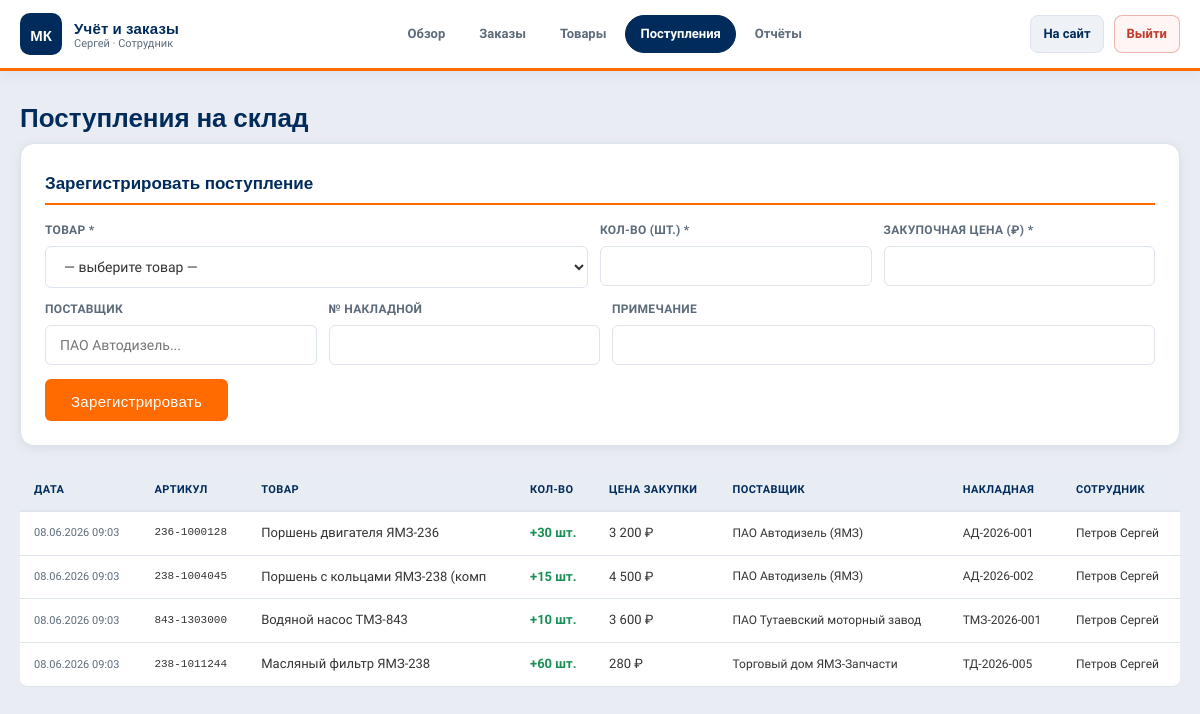
/admin/arrivals.php (signed in), run on the app's committed database.
### tables this page shows
CREATE TABLE `stock_arrivals` (
  `id`             INT UNSIGNED NOT NULL AUTO_INCREMENT,
  `product_id`     INT UNSIGNED NOT NULL,
  `employee_id`    INT UNSIGNED NOT NULL,
  `qty`            INT UNSIGNED NOT NULL,
  `price_per_unit` DECIMAL(10,2) NOT NULL,
  `supplier`       VARCHAR(150) DEFAULT NULL,
  `invoice_num`    VARCHAR(50)  DEFAULT NULL,
  `arrived_at`     DATETIME NOT NULL DEFAULT CURRENT_TIMESTAMP,
  `note`           VARCHAR(300) DEFAULT NULL,
  PRIMARY KEY (`id`),
  KEY `fk_arr_product`  (`product_id`),
  KEY `fk_arr_employee` (`employee_id`),
  CONSTRAINT `fk_arr_product`  FOREIGN KEY (`product_id`)  REFERENCES `products`(`id`) ON UPDATE CASCADE,
  CONSTRAINT `fk_arr_employee` FOREIGN KEY (`employee_id`) REFERENCES `users`(`id`)    ON UPDATE CASCADE
);

CREATE TABLE `products` (
  `id`          INT UNSIGNED NOT NULL AUTO_INCREMENT,
  `article`     VARCHAR(30)   NOT NULL,
  `name`        VARCHAR(200)  NOT NULL,
  `category_id` SMALLINT UNSIGNED NOT NULL,
  `description` TEXT DEFAULT NULL,
  `price`       DECIMAL(10,2) NOT NULL,
  `stock_qty`   INT NOT NULL DEFAULT 0,
  `unit`        VARCHAR(10) NOT NULL DEFAULT 'шт.',
  `is_original` TINYINT(1) NOT NULL DEFAULT 1,
  `is_active`   TINYINT(1) NOT NULL DEFAULT 1,
  `created_at`  DATETIME NOT NULL DEFAULT CURRENT_TIMESTAMP,
  `updated_at`  DATETIME NOT NULL DEFAULT CURRENT_TIMESTAMP ON UPDATE CURRENT_TIMESTAMP,
  PRIMARY KEY (`id`),
  UNIQUE KEY `uq_article` (`article`),
  KEY `fk_product_cat` (`category_id`),
  CONSTRAINT `fk_product_cat` FOREIGN KEY (`category_id`) REFERENCES `categories`(`id`) ON UPDATE CASCADE
);

### config.php (called while the page is built, shortened)
<?php
function e(string $s): string {
    return htmlspecialchars($s, ENT_QUOTES, 'UTF-8');
}
function asset(string $file): string {
    return BASE_URL . ltrim($file, '/') . '?v=' . ASSET_VER;
}
function fmtPrice(float $v): string {
    return number_format($v, 0, '.', ' ') . ' ₽';
}

### admin/arrivals.php (the view, shortened to what this page needs)
<?php
require_once __DIR__ . '/../config.php';
$pdo = getDB();
$arrivals = $pdo->query('
    SELECT sa.*, p.name AS pname, p.article,
           CONCAT(u.last_name," ",u.first_name) AS emp
    FROM stock_arrivals sa
    JOIN products p ON p.id=sa.product_id
    JOIN users u ON u.id=sa.employee_id
    ORDER BY sa.arrived_at DESC LIMIT 60
')->fetchAll();
?><!DOCTYPE html>
<html lang="ru">
<head><meta charset="UTF-8"><meta name="viewport" content="width=device-width,initial-scale=1.0">
<link rel="stylesheet" href="<?= asset('style.css') ?>">
</head>
<body>
<div class="admin-wrap">
<?php include __DIR__.'/_sidebar.php'; ?>
<main class="admin-content">
    <h1 class="admin-title">Поступления на склад</h1>
    <div class="form-card">
        <h3 style="font-family:var(--font-h);font-size:17px;color:var(--navy);margin-bottom:16px;padding-bottom:8px;border-bottom:2px solid var(--orange)">Зарегистрировать поступление</h3>
        <form method="POST">
            <div style="display:grid;grid-template-columns:2fr 1fr 1fr;gap:12px;margin-bottom:12px">
                <div class="form-group" style="margin:0"><label>Товар *</label>
                    <select name="product_id" class="form-input" required>
                        <option value="">— выберите товар —</option>
                    </select>
                </div>
                <div class="form-group" style="margin:0"><label>Кол-во (шт.) *</label><input type="number" name="qty" class="form-input" min="1" required></div>
                <div class="form-group" style="margin:0"><label>Закупочная цена (₽) *</label><input type="number" name="price_per_unit" class="form-input" step="0.01" min="0.01" required></div>
            </div>
            <div style="display:grid;grid-template-columns:1fr 1fr 2fr;gap:12px;margin-bottom:14px">
                <div class="form-group" style="margin:0"><label>Поставщик</label><input type="text" name="supplier" class="form-input" placeholder="ПАО Автодизель..."></div>
                <div class="form-group" style="margin:0"><label>№ накладной</label><input type="text" name="invoice_num" class="form-input"></div>
                <div class="form-group" style="margin:0"><label>Примечание</label><input type="text" name="note" class="form-input"></div>
            </div>
            <button type="submit" class="btn-primary" style="padding:10px 26px">Зарегистрировать</button>
        </form>
    </div>
    <table class="admin-table">
        <thead><tr><th>Дата</th><th>Артикул</th><th>Товар</th><th>Кол-во</th><th>Цена закупки</th><th>Поставщик</th><th>Накладная</th><th>Сотрудник</th></tr></thead>
        <tbody>
        <?php foreach ($arrivals as $a): ?>
        <tr>
            <td style="font-size:11px;color:var(--muted)"><?= date('d.m.Y H:i',strtotime($a['arrived_at'])) ?></td>
            <td style="font-family:monospace;font-size:11px"><?= e($a['article']) ?></td>
            <td style="font-size:13px"><?= e(mb_substr($a['pname'],0,32)) ?></td>
            <td style="font-weight:700;color:var(--success)">+<?= $a['qty'] ?> шт.</td>
            <td><?= fmtPrice($a['price_per_unit']) ?></td>
            <td style="font-size:12px"><?= e($a['supplier']??'—') ?></td>
            <td style="font-size:12px"><?= e($a['invoice_num']??'—') ?></td>
            <td style="font-size:12px"><?= e($a['emp']) ?></td>
        </tr>
        <?php endforeach; ?>
        </tbody>
    </table>
</main>
</div>
</body></html>

### style.css (style rules this page uses)
*,*::before,*::after { margin:0;padding:0;box-sizing:border-box }
:root { --navy:#002B5B; --navy-light:#003d7a; --orange:#FF6B00; --orange-h:#e55f00; --bg:#F4F6F9; --bg-header:#ffffff; --surface:#ffffff; --surface-2:#eef2f7; --text:#333333; --text-h:#002B5B; --muted:#5c6b7a; --white:#fff; --border:#dde4ec; --success:#1a8f55; --danger:#c0392b; --font-h:'Oswald',sans-serif; --font-b:'Source Sans 3',sans-serif; --shadow:0 2px 12px rgba(0,43,91,.08); --shadow-h:0 8px 28px rgba(0,43,91,.12); --radius:10px; --radius-sm:6px; }
body { font-family:var(--font-b);background:var(--bg);color:var(--text);font-size:16px;line-height:1.6;display:flex;flex-direction:column;min-height:100vh }
main,section,div.container { flex:1 }
.btn-primary { background:var(--orange);color:#fff;padding:12px 26px;border-radius:var(--radius-sm);font-family:var(--font-h);font-size:15px;font-weight:500;letter-spacing:.3px;border:none;cursor:pointer;display:inline-block;text-align:center;transition:background .2s,transform .15s }
.form-group { margin-bottom:16px }
.form-group label { display:block;font-size:12px;font-weight:600;color:var(--muted);margin-bottom:6px;text-transform:uppercase;letter-spacing:.3px }
.form-input { width:100%;padding:11px 14px;border:1px solid var(--border);border-radius:var(--radius-sm);font-family:var(--font-b);font-size:14px;outline:none;background:#fff;color:var(--text) }
body:has(.admin-wrap) { background:#e9edf3 }
.admin-wrap { display:flex;flex-direction:column;min-height:100vh;width:100% }
.admin-content { flex:1;padding:24px 20px 40px;max-width:1400px;width:100%;margin:0 auto;box-sizing:border-box }
.admin-title { font-family:var(--font-h);font-size:26px;color:var(--navy);margin:0 0 6px;padding:0;background:none;border:none;width:auto }
.admin-content>:not(.admin-title) { margin-left:0;margin-right:0 }
.admin-table { width:100%;border-collapse:separate;border-spacing:0;font-size:13px }
.admin-table th { background:#e8edf3;color:var(--navy);padding:11px 14px;text-align:left;font-size:11px;font-weight:700;text-transform:uppercase;letter-spacing:.4px;border-bottom:2px solid var(--border) }
.admin-table th:first-child { border-radius:8px 0 0 0 }
.admin-table th:last-child { border-radius:0 8px 0 0 }
.admin-table td { padding:11px 14px;border-bottom:1px solid var(--border);background:#fff;color:var(--text);vertical-align:middle }
.admin-table tr:last-child td:first-child { border-radius:0 0 0 8px }
.admin-table tr:last-child td:last-child { border-radius:0 0 8px 0 }
.form-card { background:var(--surface);border:1px solid var(--border);border-radius:14px;padding:24px;margin:0 0 24px;box-shadow:var(--shadow) }

### data on the page
stock_arrivals: arrived_at "08.06.2026 09:03", product.article "236-1000128", product.name "Поршень двигателя ЯМЗ-236", qty "30", price_per_unit "3 200 ₽", supplier "ПАО Автодизель (ЯМЗ)", invoice_num "АД-2026-001", emp "Петров Сергей"
stock_arrivals: arrived_at "08.06.2026 09:03", product.article "238-1004045", product.name "Поршень с кольцами ЯМЗ-238 (комп", qty "15", price_per_unit "4 500 ₽", supplier "ПАО Автодизель (ЯМЗ)", invoice_num "АД-2026-002", emp "Петров Сергей"
stock_arrivals: arrived_at "08.06.2026 09:03", product.article "843-1303000", product.name "Водяной насос ТМЗ-843", qty "10", price_per_unit "3 600 ₽", supplier "ПАО Тутаевский моторный завод", invoice_num "ТМЗ-2026-001", emp "Петров Сергей"
stock_arrivals: arrived_at "08.06.2026 09:03", product.article "238-1011244", product.name "Масляный фильтр ЯМЗ-238", qty "60", price_per_unit "280 ₽", supplier "Торговый дом ЯМЗ-Запчасти", invoice_num "ТД-2026-005", emp "Петров Сергей"

### other printed values
$user['first_name'] "Сергей"
$roleLabel "Сотрудник"
